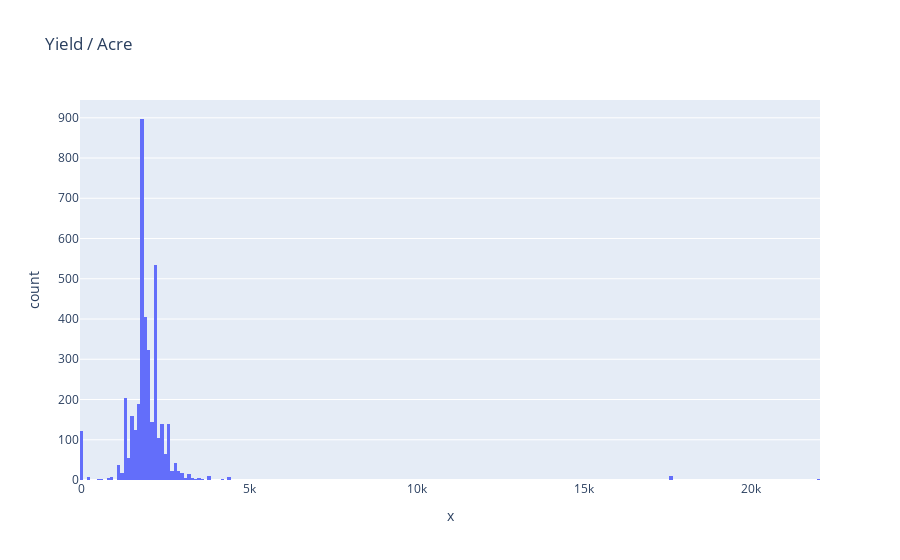

Notebook source saved alongside this figure:
### Code cell
yield_by_acre = df['Yield'] / df['Acre'] 
px.histogram(x=yield_by_acre, title='Yield / Acre')

### Figure 1 — Plotly figure (JSON) as saved in the notebook; plotly's stock layout.template omitted (floating-point values rounded to 4 significant figures; data arrays with more than 128 entries replaced by an {"elided": "..."} marker saying what was removed)
{"data": [{"alignmentgroup": "True", "bingroup": "x", "hovertemplate": "x=%{x}<br>count=%{y}<extra></extra>", "legendgroup": "", "marker": {"color": "#636efa", "pattern": {"shape": ""}}, "name": "", "offsetgroup": "", "orientation": "v", "showlegend": false, "type": "histogram", "x": {"elided": "3870 float values"}, "xaxis": "x", "yaxis": "y"}], "layout": {"barmode": "relative", "legend": {"tracegroupgap": 0}, "title": {"text": "Yield / Acre"}, "xaxis": {"anchor": "y", "domain": [0, 1], "title": {"text": "x"}}, "yaxis": {"anchor": "x", "domain": [0, 1], "title": {"text": "count"}}}}
